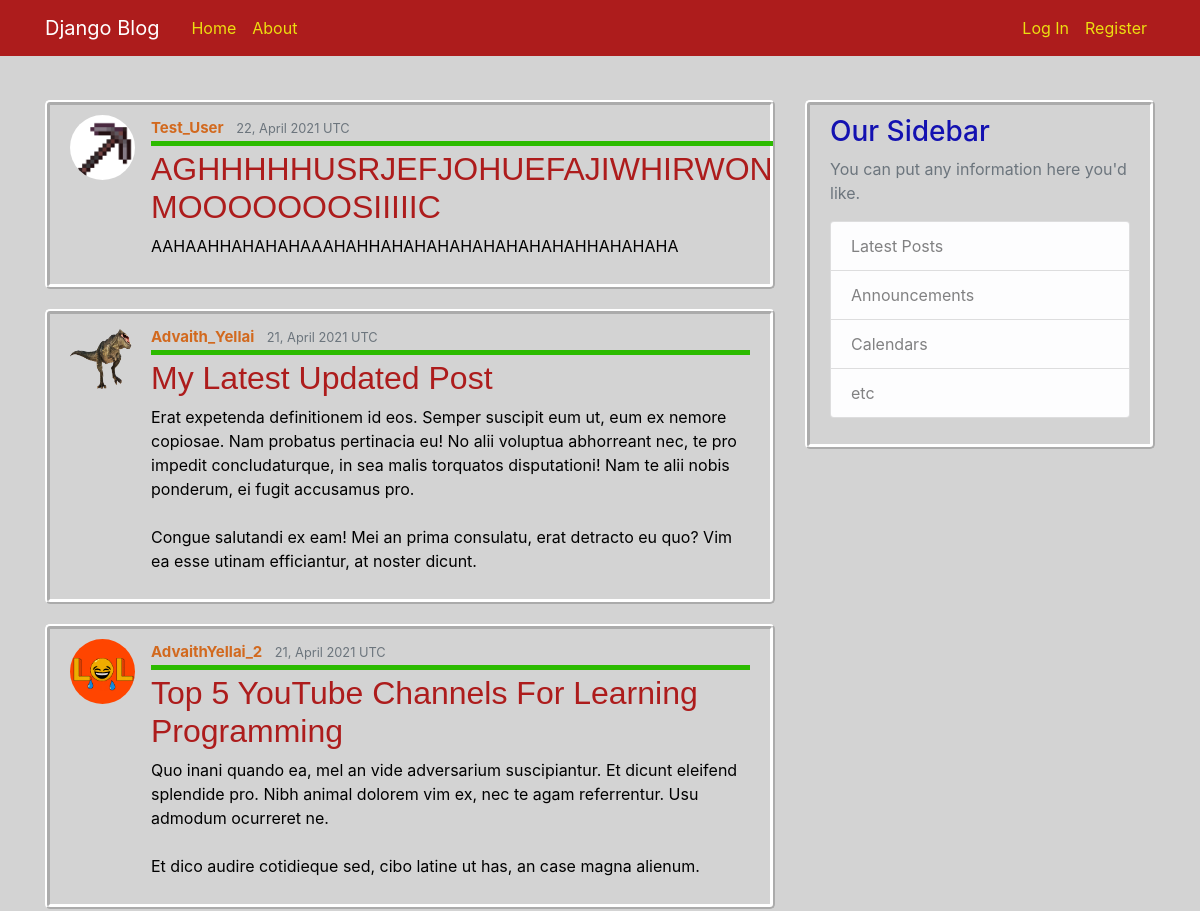
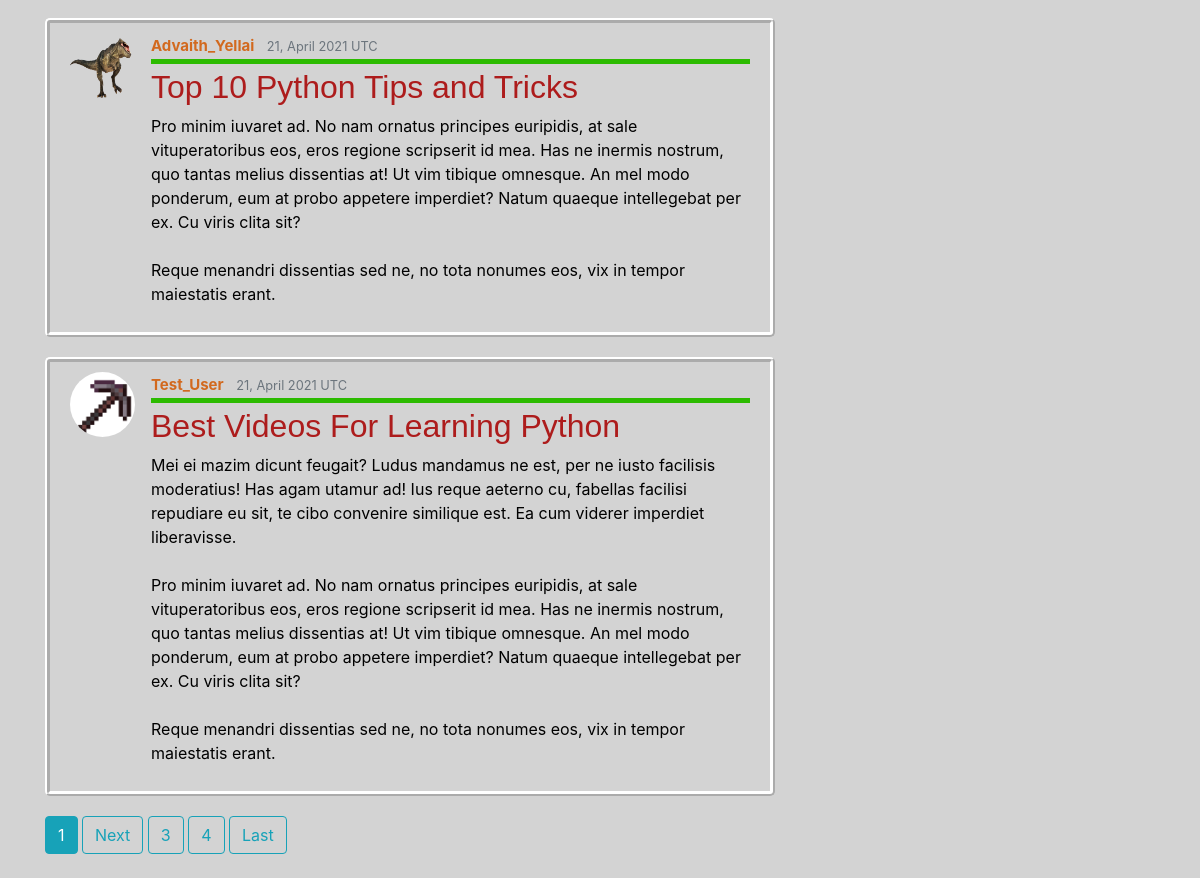
The page / on the database its author committed (2 pictures, top to bottom).
### blog/models.py (models this page shows, shortened)
class Post(models.Model):
    title = models.CharField(max_length = 100)
    content = models.TextField()
    date_added = models.DateTimeField(default= timezone.now)
    author = models.ForeignKey(User, on_delete=models.CASCADE)

### users/models.py (models this page shows, shortened)
class Profile(models.Model):
    user = models.OneToOneField(User, on_delete= models.CASCADE)
    image = models.ImageField(default = "default.png", upload_to= 'profile_pics')

### blog/views.py (the view)
# urls.py: path('', PostListView.as_view(), name="blog-home"),
class PostListView(ListView):
    model = Post
    template_name = "blog/home.html"
    context_object_name = 'posts'
    ordering = ['-date_added']
    paginate_by = 5

### blog/templates/blog/home.html (shortened to what this page needs)
{% extends "blog/base.html" %}
{% block content %}
    {% for post in posts %}
        <article class="media content-section">
            <img class="rounded-circle article-img" src="{{ post.author.profile.image.url }}" alt="profile pic">
            <div class="media-body">
                <div class="article-metadata">
                    <a class="mr-2" href="{% url 'user-posts' post.author.username %}">{{ post.author }}</a>
                    <small class="text-muted">{{ post.date_added|date:"d, N Y e" }}</small>
                </div>
                <h2><a class="article-title" href="{% url 'post-detail' post.id %}">{{ post.title }}</a></h2>
                <p class="article-content">{{ post.content }}</p>
            </div>
        </article>
    {% endfor %}
    {% if is_paginated %}
        {% for num in page_obj.paginator.page_range %}
            {% if page_obj.number == num %}
                <a class="btn btn-info mb-4" href="?page={{ num }}">{{ num }}</a>
            {% endif %}
        {% endfor %}
        {% if page_obj.has_next %}
            <a class="btn btn-outline-info mb-4" href="?page={{ page_obj.next_page_number }}">Next</a>
        {% endif %}
        {% for num in page_obj.paginator.page_range %}
            {% if num < page_obj.number|add:'4' and num > page_obj.number %}
                {% if num != page_obj.number|add:'1' %}
                    <a class="btn btn-outline-info mb-4" href="?page={{ num }}">{{ num }}</a>
                {% endif %}
            {% endif %}
        {% endfor %}
        {% if page_obj.has_next %}
            <a class="btn btn-outline-info mb-4" href="?page={{ page_obj.paginator.num_pages }}">Last</a>
        {% endif %}
    {% endif %}
{% endblock content %}

### blog/static/blog/main.css (style rules this page uses)
body { background-color: #d3d3d3; color: #000000; margin-top: 100px; }
h1, h2, h3, h4, h5, h6 { color: #1311b1; }
.content-section { background: transparent; padding: 10px 20px; border: 5px ridge #ffffff; border-radius: 5px; margin-bottom: 20px; }
.article-title { color: #ad1c1c; font-family: sans-serif; }
.article-content { white-space: pre-line; }
.article-img { height: 65px; width: 65px; margin-right: 16px; }
.article-metadata { padding-bottom: 1px; margin-bottom: 4px; border-bottom: 5px solid #2cbb00 }
.article-metadata a { color: chocolate; font-size: 15px; font-weight: bold; }

### rows shown on the page
Post: author.profile.image (placeholder picture), author "Test_User", date_added "22, April 2021 UTC", title "AGHHHHHUSRJEFJOHUEFAJIWHIRWON MOOOOOOOSIIIIIC", content "AAHAAHHAHAHAHAAAHAHHAHAHAHAHAHAHAHAHAHHAHAHAHA"
Post: author.profile.image (picture), author "Advaith_Yellai", date_added "21, April 2021 UTC", title "My Latest Updated Post", content "Erat expetenda definitionem id eos. Semper suscipit eum ut, eum ex nemore copiosae. Nam probatus pertinacia eu! No alii voluptua abhorreant nec, te pro impedit concludaturque, in sea malis torquatos disputationi! Nam te alii nobis ponderum, ei fugit accusamus pro. Congue salutandi ex eam! Mei an prima consulatu, erat detracto eu quo? Vim ea esse utinam efficiantur, at noster dicunt."
Post: author.profile.image (picture), author "AdvaithYellai_2", date_added "21, April 2021 UTC", title "Top 5 YouTube Channels For Learning Programming", content "Quo inani quando ea, mel an vide adversarium suscipiantur. Et dicunt eleifend splendide pro. Nibh animal dolorem vim ex, nec te agam referrentur. Usu admodum ocurreret ne. Et dico audire cotidieque sed, cibo latine ut has, an case magna alienum."
Post: author.profile.image (picture), author "Advaith_Yellai", date_added "21, April 2021 UTC", title "Top 10 Python Tips and Tricks", content "Pro minim iuvaret ad. No nam ornatus principes euripidis, at sale vituperatoribus eos, eros regione scripserit id mea. Has ne inermis nostrum, quo tantas melius dissentias at! Ut vim tibique omnesque. An mel modo ponderum, eum at probo appetere imperdiet? Natum quaeque intellegebat per ex. Cu viris clita sit? Reque menandri dissentias sed ne, no tota nonumes eos, vix in tempor maiestatis erant."
Post: author.profile.image (placeholder picture), author "Test_User", date_added "21, April 2021 UTC", title "Best Videos For Learning Python", content "Mei ei mazim dicunt feugait? Ludus mandamus ne est, per ne iusto facilisis moderatius! Has agam utamur ad! Ius reque aeterno cu, fabellas facilisi repudiare eu sit, te cibo convenire similique est. Ea cum viderer imperdiet liberavisse. Pro minim iuvaret ad. No nam ornatus principes euripidis, at sale vituperatoribus eos, eros regione scripserit id mea. Has ne inermis nostrum, quo tantas melius dissentias at! Ut vim tibique omnesque. An mel modo ponderum, eum at probo appetere imperdiet? Natum quaeque intellegebat per ex. Cu viris clita sit? Reque menandri dissentias sed ne, no tota nonumes eos, vix in tempor maiestatis erant."

### other values the page prints
{{ num }} "1"
{{ num }} "3" "4"
